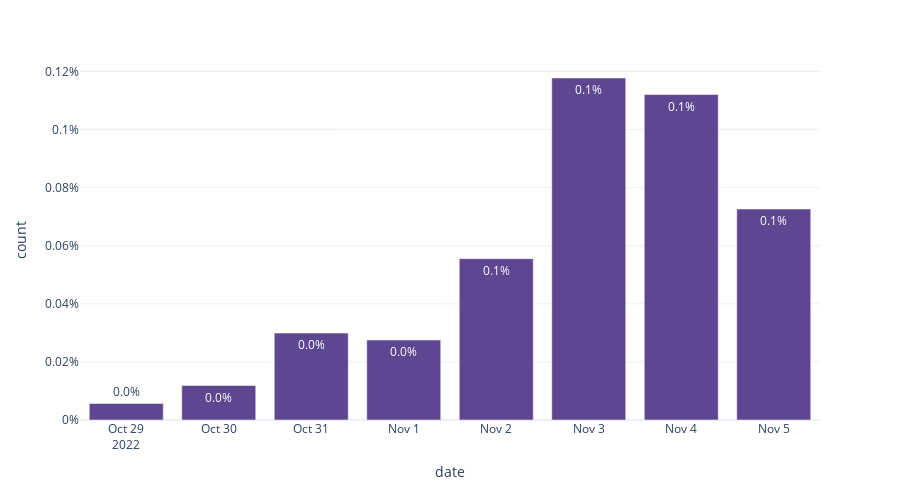

The cell this chart's notebook holds for it:
### Code cell
## Multiplier = n_mentions * 2 min / (n_channels * 60 minutes * 20h)
multiplier = 2 / (data["channel_name"].nunique() * 60 * 18)

fig = show_mentions_over_time(data_cop27,freq = "D",method = multiplier,height = 500,text_auto = ".1%")
fig.update_layout(yaxis_tickformat='0%')

### Figure 1 — Plotly figure (JSON) as saved in the notebook; plotly's stock layout.template omitted (floating-point values rounded to 4 significant figures)
{"data": [{"alignmentgroup": "True", "hovertemplate": "date=%{x}<br>count=%{y}<extra></extra>", "legendgroup": "", "marker": {"color": "rgb(95, 70, 144)", "pattern": {"shape": ""}}, "name": "", "offsetgroup": "", "orientation": "v", "showlegend": false, "textposition": "auto", "texttemplate": "%{y:.1%}", "x": ["2022-10-29T00:00:00", "2022-10-30T00:00:00", "2022-10-31T00:00:00", "2022-11-01T00:00:00", "2022-11-02T00:00:00", "2022-11-03T00:00:00", "2022-11-04T00:00:00", "2022-11-05T00:00:00"], "xaxis": "x", "y": [5.698e-05, 0.0001187, 0.0002991, 0.0002754, 0.0005556, 0.001178, 0.001121, 0.0007265], "yaxis": "y", "type": "bar"}], "layout": {"xaxis": {"anchor": "y", "domain": [0, 1], "title": {"text": "date"}}, "yaxis": {"anchor": "x", "domain": [0, 1], "title": {"text": "count"}, "tickformat": "0%"}, "legend": {"tracegroupgap": 0}, "margin": {"t": 60}, "barmode": "relative", "height": 500}}
